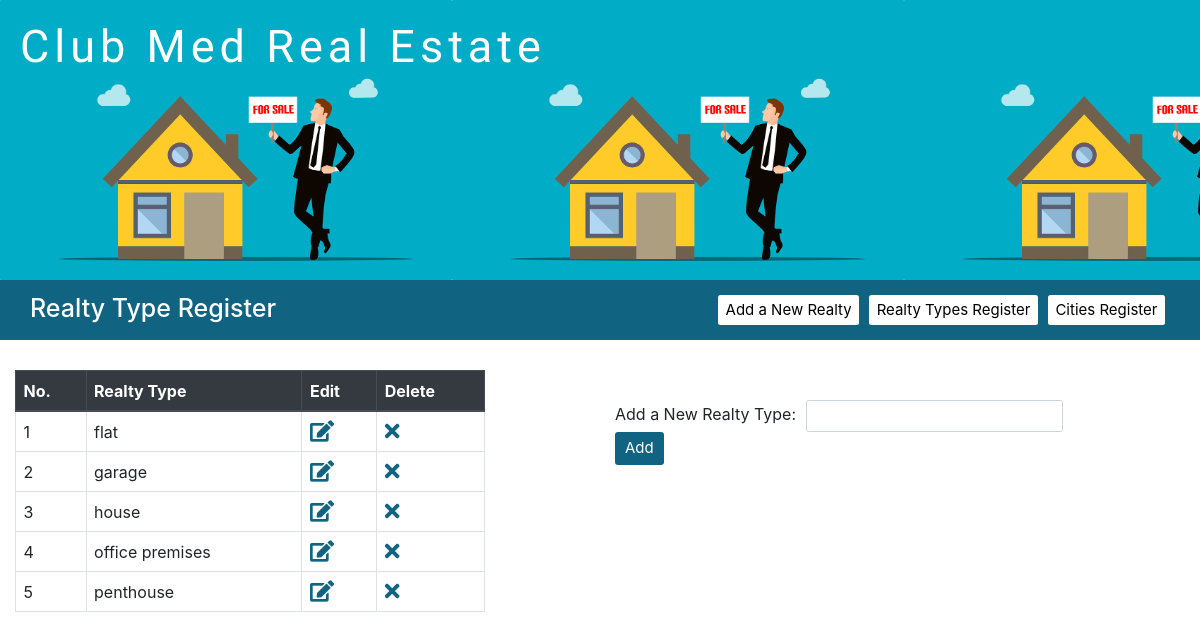
/realty_types.php?msg=wrong_request_type, run on the app's committed database.
### tables this page shows
CREATE TABLE `realty_type` (
  `id` int(11) NOT NULL,
  `name` varchar(255) NOT NULL
);

### realty_types.php (the view, shortened to what this page needs)
<?php
include 'db.php';
$res = mysqli_query($db, "SELECT * from realty_type group by name ASC");
?>
<!DOCTYPE html>
<html lang="en">
<head>
    <link rel="stylesheet" href="https://stackpath.bootstrapcdn.com/bootstrap/4.5.2/css/bootstrap.min.css">
    <link rel="stylesheet" href="https://pro.fontawesome.com/releases/v5.10.0/css/all.css" />
    <link rel="stylesheet" href="css/styles.css">
</head>
<body>
    <div class="container-fluid p-0">
        <div id="header-div">
            <h1 class="main-title">Club Med Real Estate</h1>
        </div>
        <div class='blue-div d-flex align-items-center justify-content-between px-5'>
            <h1>Realty Type Register</h1>
            <div class="btn-group">
                <div class="link-div text-left px-2"><a class="btn btn-custom" href="new_realty.php">Add a New Realty</a></div>
                <div class="link-div text-left px-2"><a class="btn btn-custom" href="realty_types.php">Realty Types Register</a></div>
                <div class="link-div text-left px-2"><a class="btn btn-custom" href="cities.php">Cities Register</a></div>
            </div>
        </div>
        <div class="row mt-5 px-4">
            <div class="col-5">
                <div class="table-responsive padding-div">
                    <table class="table table-bordered table-hover">
                        <thead class="thead-dark">
                            <th>No.</th>
                            <th>Realty Type</th>
                            <th>Edit</th>
                            <th>Delete</th>
                        </thead>
                        <tbody>
                            <?php
                            $no = 0;
                            while ($realty_type = mysqli_fetch_assoc($res)) {
                                $id = $realty_type['id'];
                                $no++;
                                $edit_realty_type = "<a href=\"edit_realty_type.php?id=$id\"><i class='fas fa-edit fa-lg'></a>";
                                $del_realty_type = "<a onclick=\"showModal($id)\"><i class='fa fa-times fa-lg'></a>";
                                echo "<tr>";
                                echo "<td>" . $no . "</td>";
                                echo "<td>" . $realty_type['name'] . "</td>";
                                echo "<td>$edit_realty_type</td>";
                                echo "<td>$del_realty_type</td>";
                                echo "</tr>";
                            }
                            ?>
                        </tbody>
                    </table>
                </div>
            </div>
            <div class="offset-1 col-5">
                <form action="./new_realty_type.php" method="POST" class="padding-div form-inline mt-5">
                    <div class="form-group">
                        <div class="form-group mb-2">
                            <label for="realty_type">Add a New Realty Type:</label>
                        </div>
                        <div class="form-group mx-sm-3">
                            <input type="text" name="realty_type" class="form-control" required>
                        </div>
                    </div>
                    <button class="btn btn-primary btn-lg">Add</button>
                </form>
            </div>
        </div>
    </div>
</body>
</html>

### css/styles.css (style rules this page uses)
* { margin: 0; padding: 0; }
html { height: 100%; font-size: 10px; }
body { font-size: 1.6rem; }
#header-div { height: 35vh; background-image: url("../img.png"); background-size: contain; padding: 2rem; }
.form-control { font-size: 1.5rem; }
.btn { font-size: 1.5rem; background-color: #106381; border: #106381; }
.btn.btn-custom { background-color: white; color: black; }
.link-div { display: inline-block; }
.main-title { font-size: 4.5rem; color: white; font-family: 'Amatic SC'; font-weight: 400; letter-spacing: 5px; }
.blue-div { background-color: #106381; color: white; height: 6rem }
.fas.fa-info-circle, .fas.fa-edit, .fa.fa-times, .page-link { color: #106381; }

### data on the page
realty_type: name "flat"
realty_type: name "garage"
realty_type: name "house"
realty_type: name "office premises"
realty_type: name "penthouse"
